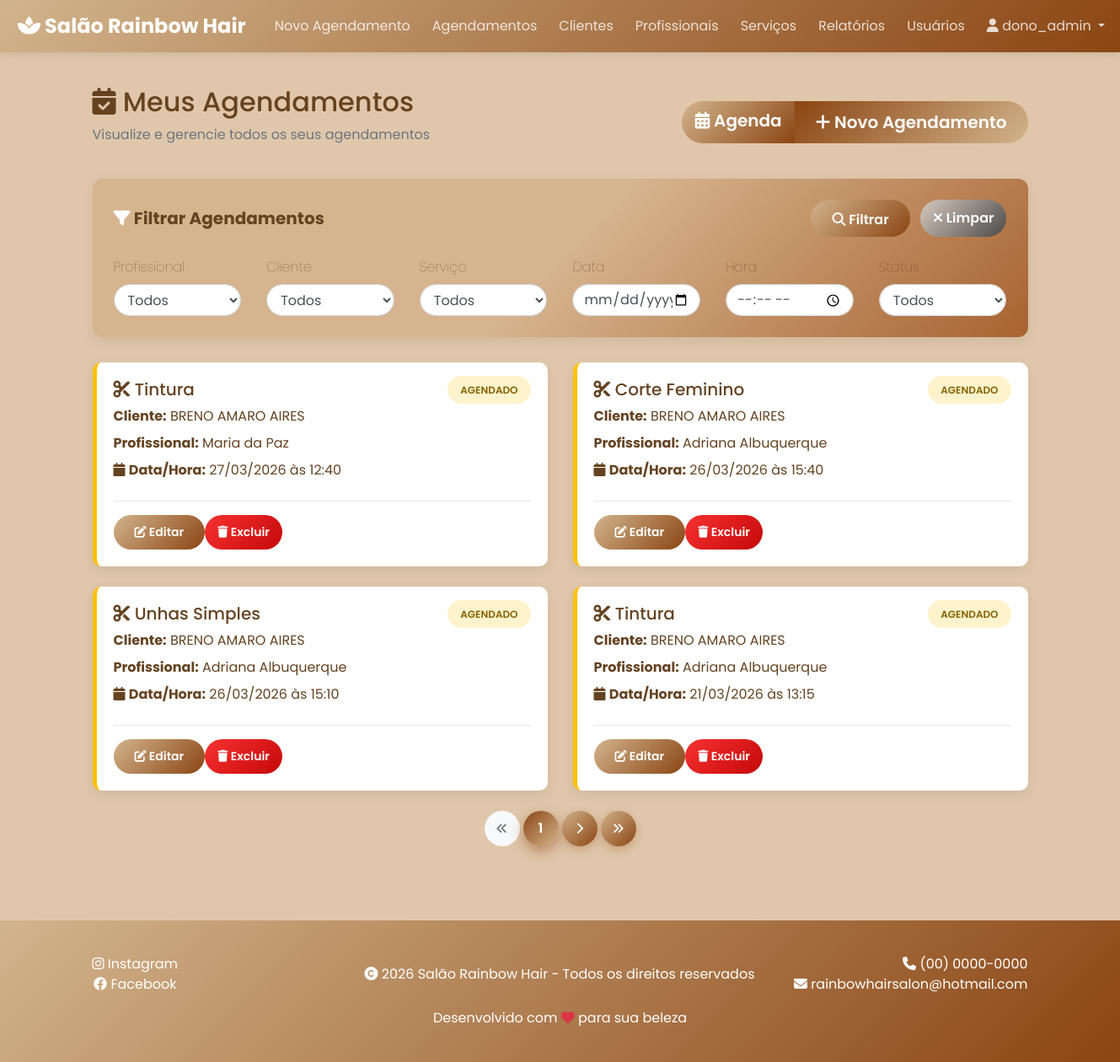
/agendamentos/agendamento/ (signed in), run on the app's committed database.
### apps/agendamentos/models.py (models this page shows, shortened)
class Agendamento(BaseModel):
    STATUS_CHOICES = [
        ('AGENDADO', 'Agendado'),
        ('CONCLUIDO', 'Concluído'),
        ('CANCELADO', 'Cancelado'),
    ]
    cliente = models.ForeignKey(Cliente, on_delete=models.CASCADE)
    servico = models.ForeignKey(Servico, on_delete=models.CASCADE)
    profissional = models.ForeignKey(Profissional, on_delete=models.CASCADE)
    data_hora = models.DateTimeField()
    status = models.CharField(max_length=15, choices=STATUS_CHOICES)
    observacoes = models.TextField(blank=True, null=True, verbose_name="Observações")
    class Meta:
        indexes = [
            models.Index(fields=['status', 'data_hora']),
        ]
    @classmethod
    def atualizar_statuss(cls):
        cls.objects.filter(status='AGENDADO', data_hora__lte=timezone.now()).update(status='CONCLUIDO')

### apps/servicos/models.py (models this page shows, shortened)
class Servico(BaseModel):
    CATEGORIA_CHOICES = [
        ('CABELO', 'Cabelo'),
        ('MAQUIAGEM', 'Maquiagem'),
        ('SPA', 'Spa'),
        ('UNHAS', 'Unhas'),
        ('BARBA', 'Barba'),
        ('DEPILACAO', 'Depilação'),
        ('MASSAGEM', 'Massagem'),
        ('SOBRANCELHAS', 'Sobrancelhas'),
        ('CILIOS', 'Cílios'),
    ]
    nome = models.CharField(max_length=100)
    preco = models.DecimalField(max_digits=8, decimal_places=2)
    categoria = models.CharField(
        max_length=20,
        choices=CATEGORIA_CHOICES,
        default='CABELO'
    )

### apps/clientes/models.py (models this page shows, shortened)
class Cliente(BaseModel):
    nome = models.CharField(max_length=100)
    email = models.EmailField(blank=True, null=True)
    telefone = models.CharField(max_length=20)

### apps/profissionais/models.py (models this page shows, shortened)
class Profissional(BaseModel):
    nome = models.CharField(max_length=100)
    especialidade = models.CharField(max_length=100)

### apps/agendamentos/views.py (the view, shortened to what this page needs)
# urls.py: path('agendamento/', AgendamentoIndexView.as_view(), name='index'),
class AgendamentoIndexView(RecepcionistaRequiredMixin, ListView):
    model = Agendamento
    paginate_by = 4
    template_name = 'index.html'
    context_object_name = 'agendamentos'
    def get_queryset(self):
        Agendamento.atualizar_statuss()
        queryset = Agendamento.objects.select_related(
            'cliente', 'servico', 'profissional'
        )
        if self.request.GET.get('profissional'):
            queryset = queryset.filter(profissional__id=self.request.GET.get('profissional'))
        if self.request.GET.get('cliente'):
            queryset = queryset.filter(cliente__id=self.request.GET.get('cliente'))
        if self.request.GET.get('servico'):
            queryset = queryset.filter(servico__id=self.request.GET.get('servico'))
        if self.request.GET.get('status'):
            queryset = queryset.filter(status=self.request.GET.get('status'))
        if self.request.GET.get('agendamento_id'):
            queryset = queryset.filter(id=self.request.GET.get('agendamento_id'))
        return queryset.order_by('-data_hora')
    def get_context_data(self, **kwargs):
        from apps.clientes.models import Cliente
        from apps.servicos.models import Servico
        from apps.profissionais.models import Profissional
        context = super().get_context_data(**kwargs)
        context['clientes'] = Cliente.objects.all()
        context['servicos'] = Servico.objects.all()
        context['profissionais'] = Profissional.objects.all()
        single_qs = self.object_list if hasattr(self, 'object_list') else self.get_queryset()
        context['single_agendamento'] = single_qs.exists() and single_qs.count() == 1
        return context
    ordering = ['-data_hora']

### core/templates/index.html (shortened to what this page needs)
{% extends 'base.html' %}
{% block content %}
<div class="mb-5">
<div class="row align-items-center mb-4">
        <div class="col-md-6">
            <h2><i class="fas fa-calendar-check"></i> Meus Agendamentos</h2>
            <p class="text-muted">Visualize e gerencie todos os seus agendamentos</p>
        </div>
        <div class="col-md-6 text-right">
            <div class="btn-group" role="group">
                <a href="{% url 'agendamentos:calendarios:agenda' %}" class="btn btn-info btn-lg">
                    <i class="fas fa-calendar-alt"></i> Agenda
                </a>
                <a href="{% url 'agendamentos:add-agendamento' %}" class="btn btn-primary1 btn-lg">
                    <i class="fas fa-plus"></i> Novo Agendamento
                </a>
            </div>
        </div>
    </div>
    <div class="filter-section">
        <div class="row align-items-center mb-4">
            <div class="col-md-8">
                <h5 class="mb-0" style="color: #654321 !important; font-weight: bold;"><i class="fas fa-filter"></i> Filtrar Agendamentos</h5>
            </div>
            <div class="col-md-4 text-md-right">
                <button type="submit" form="filterForm" class="btn btn-primary btn-filter mr-2">
                    <i class="fas fa-search"></i> Filtrar
                </button>
                <a href="{% url 'index' %}" class="btn btn-outline-secondary btn-clear" onclick="clearFilters(); window.location.href = '{% url 'index' %}'; return false;">
                    <i class="fas fa-times"></i> Limpar
                </a>
            </div>
        </div>
        <form method="GET" id="filterForm" class="row g-3">
            <div class="col-md-2">
                <label class="form-label fw-bold">Profissional</label>
                <select name="profissional" class="form-control">
                    <option value="">Todos</option>
                </select>
            </div>
            <div class="col-md-2">
                <label class="form-label fw-bold">Cliente</label>
                <select name="cliente" class="form-control">
                    <option value="">Todos</option>
                </select>
            </div>
            <div class="col-md-2">
                <label class="form-label fw-bold">Serviço</label>
                <select name="servico" class="form-control">
                    <option value="">Todos</option>
                </select>
            </div>
            <div class="col-md-2">
                <label class="form-label fw-bold">Data</label>
                <input type="date" name="data" value="{{ request.GET.data }}" class="form-control">
            </div>
            <div class="col-md-2">
                <label class="form-label fw-bold">Hora</label>
                <input type="time" name="hora" value="{{ request.GET.hora }}" class="form-control">
            </div>
            <div class="col-md-2">
                <label class="form-label fw-bold">Status</label>
                <select name="status" class="form-control">
                    <option value="">Todos</option>
                </select>
            </div>
        </form>
    </div>
    {% if agendamentos %}
    <div class="row">
        {% for agendamento in agendamentos %}
        <div class="col-md-6 mb-4">
            <div class="card agendamento-card {{ agendamento.status|lower }}" data-id="{{ agendamento.id }}">
                <div class="card-body">
                    <div class="view-mode">
                        <div class="row align-items-start">
                            <div class="col-md-8">
                                <h5 class="card-title mb-2">
                                    <i class="fas fa-cut"></i> {{ agendamento.servico.nome }}
                                </h5>
                                <p class="card-text mb-2">
                                    <strong>Cliente:</strong> {{ agendamento.cliente.nome }}
                                </p>
                                <p class="card-text mb-2">
                                    <strong>Profissional:</strong> {{ agendamento.profissional.nome }}
                                </p>
                                <p class="card-text mb-2">
                                    <i class="fas fa-calendar"></i>
                                    <strong>Data/Hora:</strong> {{ agendamento.data_hora|date:"d/m/Y \à\s H:i" }}
                                </p>
                            </div>
                            <div class="col-md-4 text-right">
                                <span class="status-badge {{ agendamento.status|lower }}">
                                    {{ agendamento.get_status_display }}
                                </span>
                            </div>
                        </div>
                        <hr>
                        <div class="d-flex gap-2">
                            <button class="btn btn-sm btn-primary edit-toggle">
                                <i class="fas fa-edit"></i> Editar
                            </button>
                            <a href="{% url 'agendamentos:delete-agendamento' agendamento.id %}" class="btn btn-sm btn-danger">
                                <i class="fas fa-trash"></i> Excluir
                            </a>
                        </div>
                    </div>
                </div>
            </div>
        </div>
        {% endfor %}
    </div>
    {% if is_paginated %}
    {% include 'pagination.html' %}
    {% endif %}
    {% else %}
    <div class="alert alert-info" role="alert">
        <i class="fas fa-info-circle"></i> Você ainda não tem nenhum agendamento.
        <a href="{% url 'agendamentos:add-agendamento' %}" class="alert-link">Crie um novo agendamento agora!</a>
    </div>
    {% endif %}
</div>
{% endblock %}

### core/templates/base.html (shortened to what this page needs)
<!DOCTYPE html>
<html lang="pt-br">
<head>
    <link rel="stylesheet" href="https://stackpath.bootstrapcdn.com/bootstrap/4.5.2/css/bootstrap.min.css">
    <link rel="stylesheet" href="https://cdnjs.cloudflare.com/ajax/libs/font-awesome/6.4.0/css/all.min.css">
</head>
<body>
<nav class="navbar navbar-expand-lg navbar-dark sticky-top">
    <div class="container-fluid">
        <a class="navbar-brand" href="{% url 'home' %}">
            <i class="fas fa-spa"></i> Salão Rainbow Hair
        </a>
        <div class="collapse navbar-collapse" id="navbarNav">
            <ul class="navbar-nav m-auto">
                {% if user.is_authenticated %}
                <li class="nav-item">
                    <a class="nav-link" href="{% url 'agendamentos:add-agendamento' %}">Novo Agendamento</a>
                </li>
                <li class="nav-item" align-items="center">
                    <a class="nav-link" href="{% url 'index' %}">Agendamentos</a>
                </li>
                <li class="nav-item">
                    <a class="nav-link" href="{% url 'clientes:cliente-list' %}">Clientes</a>
                </li>
                <li class="nav-item">
                    <a class="nav-link" href="{% url 'profissionais:profissional-list' %}">Profissionais</a>
                </li>
                <li class="nav-item">
                    <a class="nav-link" href="{% url 'servicos:servico-list' %}">Serviços</a>
                </li>
                {% if user.is_staff or user.is_superuser %}
                <li class="nav-item">
                    <a class="nav-link" href="{% url 'relatorios:relatorios' %}">Relatórios</a>
                </li>
                <li class="nav-item">
                    <a class="nav-link" href="{% url 'usuarios:usuarios' %}">Usuários</a>
                </li>
                {% endif %}
                {% endif %}
            </ul>
            <ul class="navbar-nav ml-auto">
                {% if user.is_authenticated %}
                    <li class="nav-item dropdown">
                        <a class="nav-link dropdown-toggle" href="#" id="userDropdown" role="button" data-toggle="dropdown">
                            <i class="fas fa-user"></i> {{ user.username }}
                        </a>
                    </li>
                {% endif %}
            </ul>
        </div>
    </div>
</nav>
<div class="content-wrapper">
    <div class="container">
        {% block content %}{% endblock %}
    </div>
</div>
<footer>
    <div class="container d-flex justify-content-between align-items-center">
        <div>
            <a href="https://www.instagram.com" target="_blank" style="color: white; margin-right: 100px;"><i class="fab fa-instagram"></i> Instagram</a><br>
            <a href="https://www.facebook.com" target="_blank" style="color: white; margin-right: 100px;"><i class="fab fa-facebook"></i> Facebook</a>
            </div>
                <p style="margin-left: 80px;"><i class="fas fa-copyright"></i> 2026 Salão Rainbow Hair - Todos os direitos reservados</p>
            <div class="text-right">
            <span style="color: white; margin-left: 100px;"><i class="fas fa-phone"></i> (00) 0000-0000</span><br>
            <span style="color: white; margin-left: 5px;"><i class="fas fa-envelope"></i> rainbowhairsalon@hotmail.com</span>
        </div>
    </div>
    <div class="container text-center mt-3">
        <p style="color: white;">Desenvolvido com <i class="fas fa-heart" style="color: #dc3545;"></i> para sua beleza</p>
    </div>
</footer>
</body>
</html>

### data on the page
Agendamento: servico.nome "Tintura", cliente.nome "BRENO AMARO AIRES", profissional.nome "Maria da Paz", data_hora "27/03/2026 às 12:40", status "AGENDADO"
Agendamento: servico.nome "Corte Feminino", cliente.nome "BRENO AMARO AIRES", profissional.nome "Adriana Albuquerque", data_hora "26/03/2026 às 15:40", status "AGENDADO"
Agendamento: servico.nome "Unhas Simples", cliente.nome "BRENO AMARO AIRES", profissional.nome "Adriana Albuquerque", data_hora "26/03/2026 às 15:10", status "AGENDADO"
Agendamento: servico.nome "Tintura", cliente.nome "BRENO AMARO AIRES", profissional.nome "Adriana Albuquerque", data_hora "21/03/2026 às 13:15", status "AGENDADO"

### other printed values
{{ user.username }} "dono_admin"
{{ page_obj.number }} "1"
